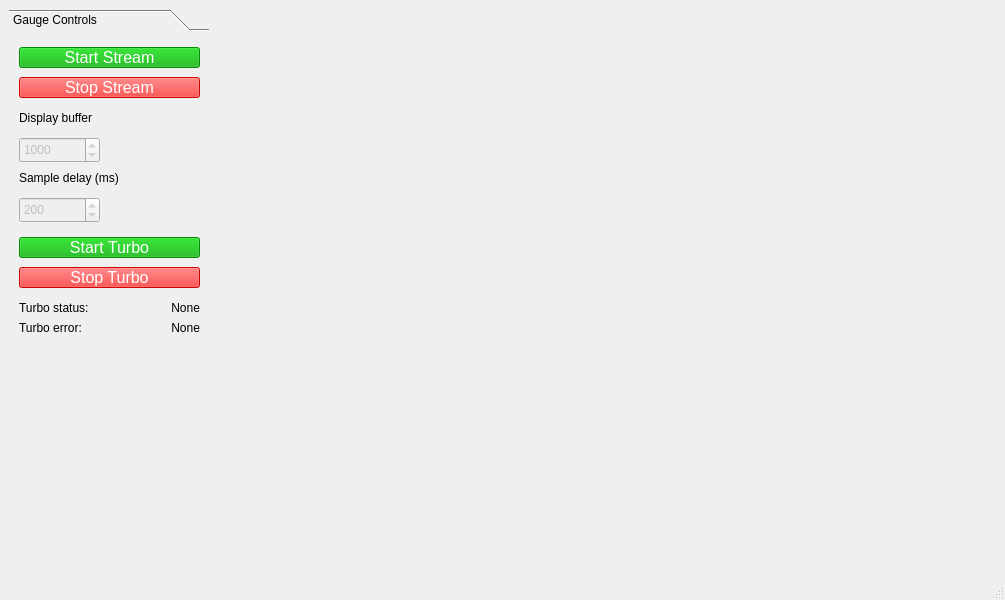
<?xml version="1.0" encoding="UTF-8"?>
<ui version="4.0">
 <class>MainWindow</class>
 <widget class="QMainWindow" name="MainWindow">
  <property name="geometry">
   <rect>
    <x>0</x>
    <y>0</y>
    <width>1005</width>
    <height>600</height>
   </rect>
  </property>
  <property name="windowTitle">
   <string>MainWindow</string>
  </property>
  <widget class="QWidget" name="centralwidget">
   <layout class="QGridLayout" name="gridLayout">
    <item row="0" column="3">
     <widget class="QWidget" name="imageWidget" native="true">
      <layout class="QVBoxLayout" name="mplvl"/>
     </widget>
    </item>
    <item row="0" column="0">
     <widget class="QToolBox" name="toolBox">
      <property name="sizePolicy">
       <sizepolicy hsizetype="Fixed" vsizetype="Preferred">
        <horstretch>0</horstretch>
        <verstretch>0</verstretch>
       </sizepolicy>
      </property>
      <property name="minimumSize">
       <size>
        <width>200</width>
        <height>0</height>
       </size>
      </property>
      <property name="maximumSize">
       <size>
        <width>200</width>
        <height>16777215</height>
       </size>
      </property>
      <property name="baseSize">
       <size>
        <width>200</width>
        <height>0</height>
       </size>
      </property>
      <property name="currentIndex">
       <number>0</number>
      </property>
      <widget class="QWidget" name="controlPage">
       <property name="geometry">
        <rect>
         <x>0</x>
         <y>0</y>
         <width>200</width>
         <height>507</height>
        </rect>
       </property>
       <attribute name="label">
        <string>Gauge Controls</string>
       </attribute>
       <widget class="QPushButton" name="stopStreamButton">
        <property name="enabled">
         <bool>false</bool>
        </property>
        <property name="geometry">
         <rect>
          <x>10</x>
          <y>40</y>
          <width>181</width>
          <height>21</height>
         </rect>
        </property>
        <property name="sizePolicy">
         <sizepolicy hsizetype="Minimum" vsizetype="Minimum">
          <horstretch>0</horstretch>
          <verstretch>0</verstretch>
         </sizepolicy>
        </property>
        <property name="font">
         <font>
          <pointsize>12</pointsize>
         </font>
        </property>
        <property name="styleSheet">
         <string notr="true">background-color: rgb(255, 0, 0);
color:white;</string>
        </property>
        <property name="text">
         <string>Stop Stream</string>
        </property>
       </widget>
       <widget class="QPushButton" name="startStreamButton">
        <property name="enabled">
         <bool>false</bool>
        </property>
        <property name="geometry">
         <rect>
          <x>10</x>
          <y>10</y>
          <width>181</width>
          <height>21</height>
         </rect>
        </property>
        <property name="font">
         <font>
          <pointsize>12</pointsize>
         </font>
        </property>
        <property name="autoFillBackground">
         <bool>false</bool>
        </property>
        <property name="styleSheet">
         <string notr="true">background-color: rgb(0, 170, 0);
color:white;</string>
        </property>
        <property name="text">
         <string>Start Stream</string>
        </property>
        <property name="checkable">
         <bool>false</bool>
        </property>
       </widget>
       <widget class="QSpinBox" name="lengthField">
        <property name="enabled">
         <bool>false</bool>
        </property>
        <property name="geometry">
         <rect>
          <x>10</x>
          <y>100</y>
          <width>81</width>
          <height>26</height>
         </rect>
        </property>
        <property name="minimum">
         <number>1</number>
        </property>
        <property name="maximum">
         <number>500000</number>
        </property>
        <property name="value">
         <number>1000</number>
        </property>
       </widget>
       <widget class="QLabel" name="lengthLabel">
        <property name="geometry">
         <rect>
          <x>10</x>
          <y>70</y>
          <width>181</width>
          <height>21</height>
         </rect>
        </property>
        <property name="text">
         <string>Display buffer</string>
        </property>
       </widget>
       <widget class="QLabel" name="sampleLabel">
        <property name="geometry">
         <rect>
          <x>10</x>
          <y>130</y>
          <width>181</width>
          <height>21</height>
         </rect>
        </property>
        <property name="text">
         <string>Sample delay (ms)</string>
        </property>
       </widget>
       <widget class="QSpinBox" name="sampleField">
        <property name="enabled">
         <bool>false</bool>
        </property>
        <property name="geometry">
         <rect>
          <x>10</x>
          <y>160</y>
          <width>81</width>
          <height>26</height>
         </rect>
        </property>
        <property name="minimum">
         <number>10</number>
        </property>
        <property name="maximum">
         <number>1000</number>
        </property>
        <property name="value">
         <number>200</number>
        </property>
       </widget>
       <widget class="QPushButton" name="startTurboButton">
        <property name="enabled">
         <bool>false</bool>
        </property>
        <property name="geometry">
         <rect>
          <x>10</x>
          <y>200</y>
          <width>181</width>
          <height>21</height>
         </rect>
        </property>
        <property name="font">
         <font>
          <pointsize>12</pointsize>
         </font>
        </property>
        <property name="autoFillBackground">
         <bool>false</bool>
        </property>
        <property name="styleSheet">
         <string notr="true">background-color: rgb(0, 170, 0);
color:white;</string>
        </property>
        <property name="text">
         <string>Start Turbo</string>
        </property>
        <property name="checkable">
         <bool>false</bool>
        </property>
       </widget>
       <widget class="QPushButton" name="stopTurboButton">
        <property name="enabled">
         <bool>false</bool>
        </property>
        <property name="geometry">
         <rect>
          <x>10</x>
          <y>230</y>
          <width>181</width>
          <height>21</height>
         </rect>
        </property>
        <property name="sizePolicy">
         <sizepolicy hsizetype="Minimum" vsizetype="Minimum">
          <horstretch>0</horstretch>
          <verstretch>0</verstretch>
         </sizepolicy>
        </property>
        <property name="font">
         <font>
          <pointsize>12</pointsize>
         </font>
        </property>
        <property name="styleSheet">
         <string notr="true">background-color: rgb(255, 0, 0);
color:white;</string>
        </property>
        <property name="text">
         <string>Stop Turbo</string>
        </property>
       </widget>
       <widget class="QLabel" name="statusLabel">
        <property name="geometry">
         <rect>
          <x>10</x>
          <y>260</y>
          <width>91</width>
          <height>21</height>
         </rect>
        </property>
        <property name="text">
         <string>Turbo status:</string>
        </property>
       </widget>
       <widget class="QLabel" name="statusDisplay">
        <property name="geometry">
         <rect>
          <x>100</x>
          <y>260</y>
          <width>91</width>
          <height>21</height>
         </rect>
        </property>
        <property name="text">
         <string>None</string>
        </property>
        <property name="alignment">
         <set>Qt::AlignRight|Qt::AlignTrailing|Qt::AlignVCenter</set>
        </property>
       </widget>
       <widget class="QLabel" name="errorDisplay">
        <property name="geometry">
         <rect>
          <x>100</x>
          <y>280</y>
          <width>91</width>
          <height>21</height>
         </rect>
        </property>
        <property name="text">
         <string>None</string>
        </property>
        <property name="alignment">
         <set>Qt::AlignRight|Qt::AlignTrailing|Qt::AlignVCenter</set>
        </property>
       </widget>
       <widget class="QLabel" name="errorLabel">
        <property name="geometry">
         <rect>
          <x>10</x>
          <y>280</y>
          <width>91</width>
          <height>21</height>
         </rect>
        </property>
        <property name="text">
         <string>Turbo error:</string>
        </property>
       </widget>
      </widget>
     </widget>
    </item>
   </layout>
  </widget>
  <widget class="QMenuBar" name="menubar">
   <property name="geometry">
    <rect>
     <x>0</x>
     <y>0</y>
     <width>1005</width>
     <height>22</height>
    </rect>
   </property>
  </widget>
  <widget class="QStatusBar" name="statusbar"/>
 </widget>
 <resources/>
 <connections/>
</ui>
